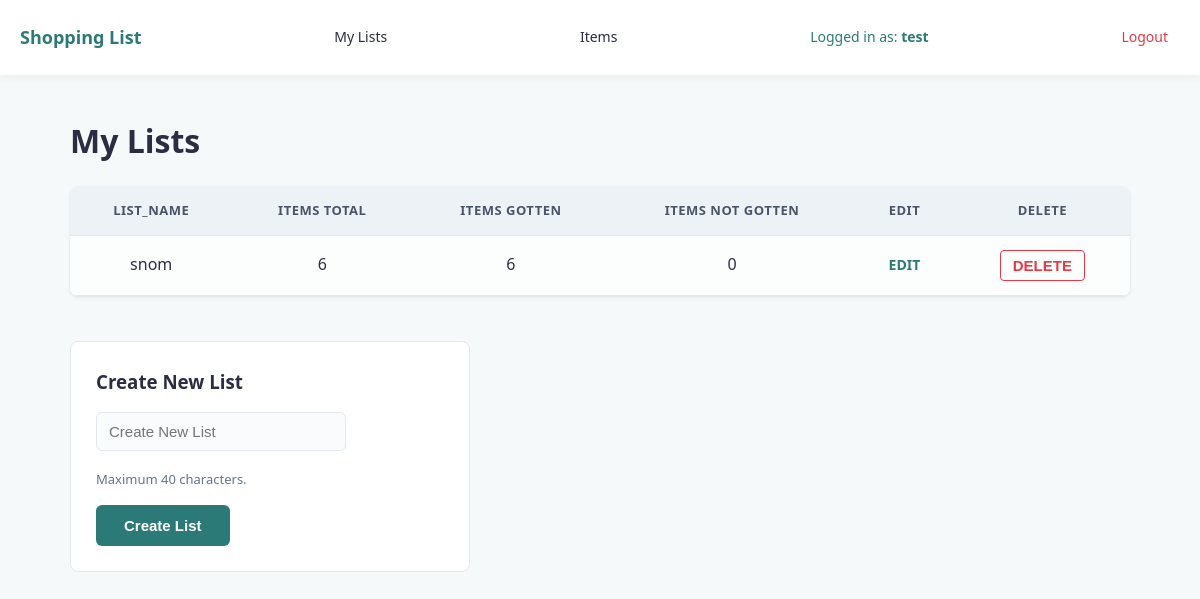
The app's page /my_lists (signed in) with its own data.
### tables this page shows
CREATE TABLE "lists" (list_id INTEGER NOT NULL PRIMARY KEY, list_name TEXT, user_id INTEGER REFERENCES user (user_id));

### shopping_list.py (the view, shortened to what this page needs)
@app.route("/my_lists", methods=["GET", "POST"])
def my_lists():
    if "user_id" not in session:
        return redirect(url_for("login"))
    current_user_id = session["user_id"]
    error = ''
    sql = """SELECT lists.list_id, lists.list_name,
    COUNT(list_contents.item_id) AS total_items,
    SUM(CASE WHEN list_contents.ticked = 1 THEN 1 ELSE 0 END) AS items_gotten,
    SUM(CASE WHEN list_contents.ticked = 0 THEN 1 ELSE 0 END) AS items_not_gotten
    FROM lists
    LEFT JOIN list_contents ON lists.list_id = list_contents.list_id
    WHERE lists.user_id = ?
    GROUP BY lists.list_id;"""
    results = query_db(sql, [current_user_id]) or []
    return render_template("my_lists.html", list=results, error=error)

### shopping_list.py (called while the page is built)
def get_db():
    db = getattr(g, '_database', None)
    if db is None:
        db = g._database = sqlite3.connect(DATABASE)
        db.row_factory = sqlite3.Row
    return db

@app.teardown_appcontext
def close_connection(exception):
    db = getattr(g, '_database', None)
    if db is not None:
        db.close()

def query_db(query, args=(), one=False, commit=False, return_id=False):
    db = get_db()
    cur = get_db().execute(query, args)
    if commit:
        db.commit()
    if return_id:
        last_id = cur.lastrowid
        cur.close()
        return last_id
    rv = cur.fetchall()
    cur.close()
    return rv[0] if (rv and one) else (None if one else rv)

### templates/my_lists.html (shortened to what this page needs)
{% extends "index.html" %}
{% block body %}
<h1>My Lists</h1>
{% if list %}
<table>
    <tr>
        <th>list_name</th>
        <th>items total</th>
        <th>items gotten</th>
        <th>items not gotten</th>
        <th>EDIT</th>
        <th>DELETE</th>
    </tr>
    {% for contents in list %}
    <tr>
        <td>{{ contents.list_name }}</td>
        <td>{{ contents.total_items }}</td>
        <td>{{ contents.items_gotten }}</td>
        <td>{{ contents.items_not_gotten }}</td>
        <td><a href="{{ url_for('list_route', list_id=contents.list_id)}}">EDIT</a></td>
        <td>
            <input type="submit" value="DELETE" form="delete-list-form-{{ contents.list_id }}">
        </td>
    </tr>
    {% endfor %}
</table>
{% else %}
<div class="card empty">
    <p>You don't have any lists yet. Create one to get started!</p>
</div>
{% endif %}
<br>
<div class="card" id="create-list">
    <h3>Create New List</h3>
    <form method="post" action="{{ url_for('my_lists') }}">
        <input type="text" placeholder="Create New List" id="list_name" name="list_name"><br>
        <p class="guidelines">Maximum 40 characters.</p>
        <input type="submit" value="Create List">
    </form>
</div>
{% endblock  %}

### static/style.css (style rules this page uses)
:root { --primary-colour: #2b7a78; --primary-hover: #3a9694; --bg-colour: #f6f9f9; --card-bg: #ffffff; --text-colour: #2b2d42; --border-colour: #e2e8f0; --delete-colour: #e63946; }
body { font-family: system-ui, -apple-system, BlinkMacSystemFont, 'Segoe UI', Roboto, Oxygen, Ubuntu, Cantarell, 'Open Sans', 'Helvetica Neue', sans-serif; background-color: var(--bg-colour); color: var(--text-colour); margin: 0; padding: 0; line-height: 1.6; }
h1 { color: var(--text-colour); margin-bottom: 20px; }
h3 { color: var(--text-colour); margin-top: 0; margin-bottom: 15px; }
.card { background-color: var(--card-bg); border-radius: 8px; border: 1px solid var(--border-colour); box-sizing: border-box; }
input[type="text"], input[list], input[type="password"] { width: 100%; max-width: 100%; max-width: 250px; padding: 10px 12px; font-size: 15px; border: 1px solid var(--border-colour); border-radius: 6px; box-sizing: border-box; background-color: #fafbfc; margin-bottom: 15px; }
table { width: 100%; border-collapse: collapse; background-color: var(--card-bg); border-radius: 8px; overflow: hidden; box-shadow: 0 4px 6px rgba(0, 0, 0, 0.02), 0 1px 3px rgba(0, 0, 0, 0.08); margin: 20px 0; }
table, th, td { border: none; }
th { background-color: #edf2f7; color: #4a5568; font-weight: 600; text-transform: uppercase; font-size: 13px; letter-spacing: 0.5px; border-bottom: 1px solid var(--border-colour); }
th, td { padding: 14px 20px; text-align: center; vertical-align: middle; border-bottom: 1px solid var(--border-colour); }
tr:nth-child(even) td { background-color: #fcfdfd; }
#create-list, #add-items { padding: 25px; max-width: 400px; width: 100%; }
p { color: #64748b; font-size: 16px; margin: 0; }
.guidelines { font-size: 13px; margin: 4px 0 15px 0; line-height: 1.5; }
input[type="submit"] { background-color: var(--primary-colour); color: #ffffff; padding: 12px 28px; font-size: 15px; font-weight: 600; border: none; border-radius: 6px; cursor: pointer; }
a[href*="list_route"], a[href*="list/"] { color: var(--primary-colour); text-decoration: none; font-weight: 600; background: none; border: none; cursor: pointer; font-size: 14px; }
input[value="DELETE"] { background-color: transparent; color: var(--delete-colour); border: 1px solid var(--delete-colour); padding: 6px 12px; border-radius: 4px; font-weight: 600; cursor: pointer; }

### records on screen
lists: list_name "snom", total_items "6", items_gotten "6", items_not_gotten "0"

### other values on screen
{{ session.get('username') }} "test"
